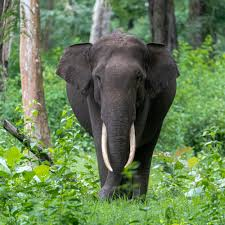
#> input picture edge_detection/data/image.jpg, 225 x 225 px, found by its file name
$ jupyter execute sobel_edge_detection.ipynb   (older library calls are emulated)
#> lines starting #> are read from the running program, lines starting #| are printed output that depends on the picture; long printed decimals are rounded
#Edge Detection

**Goal:** Use the manual convolution function to compute Sobel-X and Sobel-Y, then compute:
- Gradient magnitude (edge strength)
- Gradient orientation (edge direction)
- A binary edge map using thresholding

Finally, compare the manual results with OpenCV’s cv2.Sobel (visual + MAE/MSE).

[cell 1]
# Imports
import cv2
import numpy as np
from matplotlib import pyplot as plt

[cell 2]
# Load image and convert to grayscale
# Note: All operations in this question are performed on the grayscale image.

img = cv2.imread('image.jpg')
#> img is the input picture: shape (225, 225, 3); mean B, G, R 82.9, 127.2, 101.8
gray = cv2.cvtColor(img, cv2.COLOR_BGR2GRAY)

plt.imshow(gray, cmap='gray')
plt.axis('off')

[cell 3]
# Helper Functions
# - normalize_0_255: scale image to [0,255] for visualization (uint8)
# - show_row: show images side-by-side
# - MAE/MSE: numerical comparison between manual and OpenCV results


def normalize_0_255(img: np.ndarray) -> np.ndarray:
    img = img.astype(np.float32, copy=False)
    mn, mx = float(img.min()), float(img.max())
    if mx - mn < 1e-8:
        return np.zeros_like(img, dtype=np.uint8)
    img = (img - mn) / (mx - mn)
    return (255.0 * img).astype(np.uint8)

def show_row(images, titles, figsize=(16,5)):
    plt.figure(figsize=figsize)
    for i, im in enumerate(images):
        plt.subplot(1, len(images), i+1)
        plt.imshow(im, cmap="gray")
        plt.title(titles[i])
        plt.axis("off")
    plt.tight_layout()
    plt.show()

def mae(a: np.ndarray, b: np.ndarray) -> float:
    a = a.astype(np.float32, copy=False)
    b = b.astype(np.float32, copy=False)
    return float(np.mean(np.abs(a - b)))

def mse(a: np.ndarray, b: np.ndarray) -> float:
    a = a.astype(np.float32, copy=False)
    b = b.astype(np.float32, copy=False)
    return float(np.mean((a - b) ** 2))

# 1. Manual Sobel (using manual convolution)
Apply Sobel-X and Sobel-Y using the manual convolution function.

Note: Sobel outputs can be negative, so we keep results in float32.
For visualization we display abs() and normalize to [0,255].

[cell 4]
# Manual convolution (from Q1 style)
# - Explicit zero-padding
# - Supports arbitrary kernel sizes (even/odd)
# - Computation in float32
# Note: This implementation performs CORRELATION (kernel is not flipped).
# This matches common OpenCV filtering conventions and is sufficient here.

def manual_convolution(image: np.ndarray, kernel: np.ndarray) -> np.ndarray:
    # Convert inputs to float to avoid overflow and allow negative values
    image = image.astype(np.float32, copy=False)
    kernel = kernel.astype(np.float32, copy=False)


    H, W = image.shape

    # Kernel dimensions
    Kh, Kw = kernel.shape

    # Define kernel anchor (center)
    # For even-sized kernels, integer division determines the anchor location
    anchor_y = Kh // 2
    anchor_x = Kw // 2

    # Padding sizes around the image
    pad_top = anchor_y
    pad_left = anchor_x
    pad_bottom = Kh - 1 - anchor_y
    pad_right = Kw - 1 - anchor_x

    # Apply zero-padding explicitly (HW requirement)
    padded = np.pad(
        image,
        ((pad_top, pad_bottom), (pad_left, pad_right)),
        mode="constant",
        constant_values=0
    )

    # Initialize output image
    output = np.zeros((H, W), dtype=np.float32)

    # Iterate over each pixel in the original image
    for y in range(H):
        for x in range(W):
            # Extract local neighborhood corresponding to the kernel size
            patch = padded[y:y + Kh, x:x + Kw]

            # Compute weighted sum (correlation: kernel is NOT flipped)
            output[y, x] = np.sum(patch * kernel)

    return output

[cell 5]
sobel_x = np.array([[-1, 0, 1],
                    [-2, 0, 2],
                    [-1, 0, 1]], dtype=np.float32)

sobel_y = np.array([[-1,-2,-1],
                    [ 0, 0, 0],
                    [ 1, 2, 1]], dtype=np.float32)

Gx_manual = manual_convolution(gray, sobel_x)
#> in manual_convolution, `padded = np.pad( image, ((pad_top, pad_bottom), (pad_left, pad_right))..`:
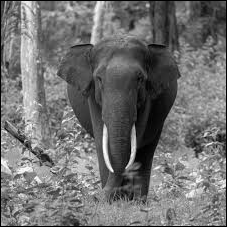
#> padded: shape (227, 227) float32; min 0, max 254, mean 112.5
#> after the loop in manual_convolution, `for y in range(H):`:
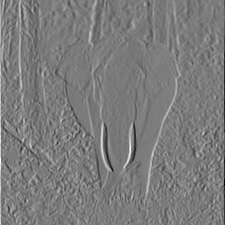
#> output: shape (225, 225) float32; min -921, max 973, mean 0.1; drawn with min black and max white
Gy_manual = manual_convolution(gray, sobel_y)
#> after the loop in manual_convolution (call 2), `for y in range(H):`:
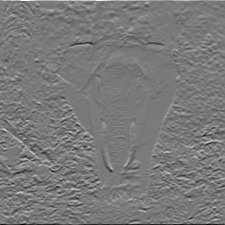
#> output: shape (225, 225) float32; min -845, max 922, mean 0.4; drawn with min black and max white

show_row(
    [normalize_0_255(np.abs(Gx_manual)), normalize_0_255(np.abs(Gy_manual))],
    ["Manual Sobel-X (abs)", "Manual Sobel-Y (abs)"]
)
#> in normalize_0_255, `img = img.astype(np.float32, copy=False)`:
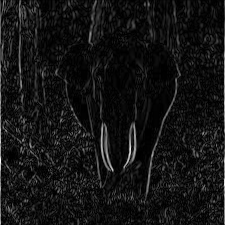
#> img: shape (225, 225) float32; min 0, max 973, mean 77.1; drawn with min black and max white
#> in normalize_0_255, `mn, mx = float(img.min()), float(img.max())`: mn = 0; mx = 973
#> in normalize_0_255 (call 2), `img = img.astype(np.float32, copy=False)`:
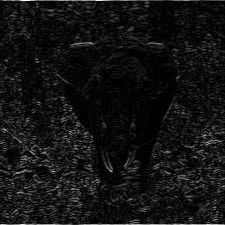
#> img: shape (225, 225) float32; min 0, max 922, mean 70.2; drawn with min black and max white
#> in normalize_0_255 (call 2), `mn, mx = float(img.min()), float(img.max())`: mx = 922
#> the loop in show_row, `for i, im in enumerate(images):` made 2 passes

# 2. Gradient Magnitude and Orientation
Compute magnitude and orientation from Sobel outputs.

[cell 6]
mag_manual = np.sqrt(Gx_manual**2 + Gy_manual**2).astype(np.float32)
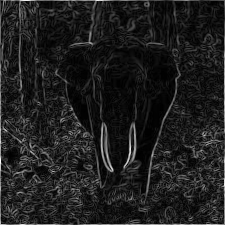
#> mag_manual: shape (225, 225) float32; min 0, max 973.1, mean 118.4; drawn with min black and max white
theta_manual = np.arctan2(Gy_manual, Gx_manual).astype(np.float32)
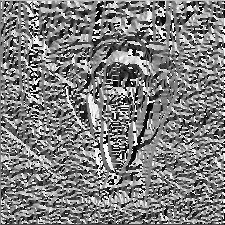
#> theta_manual: shape (225, 225) float32; min -3.14, max 3.14, mean -0.0229; drawn with min black and max white

show_row([normalize_0_255(mag_manual)], ["Manual Magnitude"])
#> the loop in show_row (call 2), `for i, im in enumerate(images):` made 1 pass
show_row([normalize_0_255(theta_manual)], ["Manual Orientation (display)"])

# 3. Thresholding
Threshold the magnitude to get a binary edge map.

[cell 7]
thr = float(np.percentile(mag_manual, 85))  # simple robust threshold
#> thr = 204.9
edges_manual = (mag_manual >= thr).astype(np.uint8) * 255
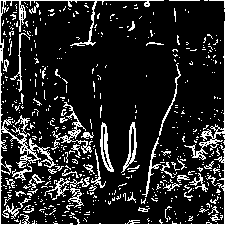
#> edges_manual: shape (225, 225); 15% white in thin lines or dots

show_row([edges_manual], [f"Binary edges (thr={thr:.2f})"])

# 4. Compare with OpenCV Sobel
We compute Sobel-X and Sobel-Y using OpenCV (cv2.Sobel) with CV_32F so negative gradients are preserved.

We compare:
- Visual outputs (manual vs OpenCV)
- MAE / MSE for Sobel-X, Sobel-Y, and magnitude

[cell 8]
Gx_cv = cv2.Sobel(gray, cv2.CV_32F, 1, 0, ksize=3)
Gy_cv = cv2.Sobel(gray, cv2.CV_32F, 0, 1, ksize=3)
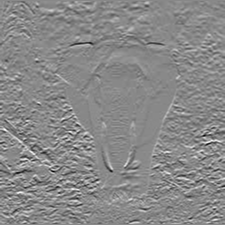
#> Gy_cv: shape (225, 225) float32; min -694, max 599, mean 0.9; drawn with min black and max white
mag_cv = np.sqrt(Gx_cv**2 + Gy_cv**2).astype(np.float32)

show_row(
    [normalize_0_255(np.abs(Gx_manual)), normalize_0_255(np.abs(Gx_cv))],
    ["Manual Sobel-X (abs)", "OpenCV Sobel-X (abs)"]
)

show_row(
    [normalize_0_255(np.abs(Gy_manual)), normalize_0_255(np.abs(Gy_cv))],
    ["Manual Sobel-Y (abs)", "OpenCV Sobel-Y (abs)"]
)
#> in normalize_0_255 (call 8), `img = img.astype(np.float32, copy=False)`:
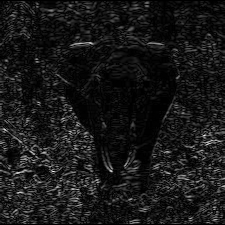
#> img: shape (225, 225) float32; min 0, max 694, mean 66.1; drawn with min black and max white
#> in normalize_0_255 (call 8), `mn, mx = float(img.min()), float(img.max())`: mx = 694

show_row(
    [normalize_0_255(mag_manual), normalize_0_255(mag_cv)],
    ["Manual Magnitude", "OpenCV Magnitude"]
)

print("Sobel-X MAE:", mae(Gx_manual, Gx_cv), " | MSE:", mse(Gx_manual, Gx_cv))
#| Sobel-X MAE: 4.484  | MSE: 2327.649
print("Sobel-Y MAE:", mae(Gy_manual, Gy_cv), " | MSE:", mse(Gy_manual, Gy_cv))
#| Sobel-Y MAE: 4.527  | MSE: 2325.018
print("Mag     MAE:", mae(mag_manual, mag_cv), " | MSE:", mse(mag_manual, mag_cv))
#| Mag     MAE: 7.315  | MSE: 3456.766
